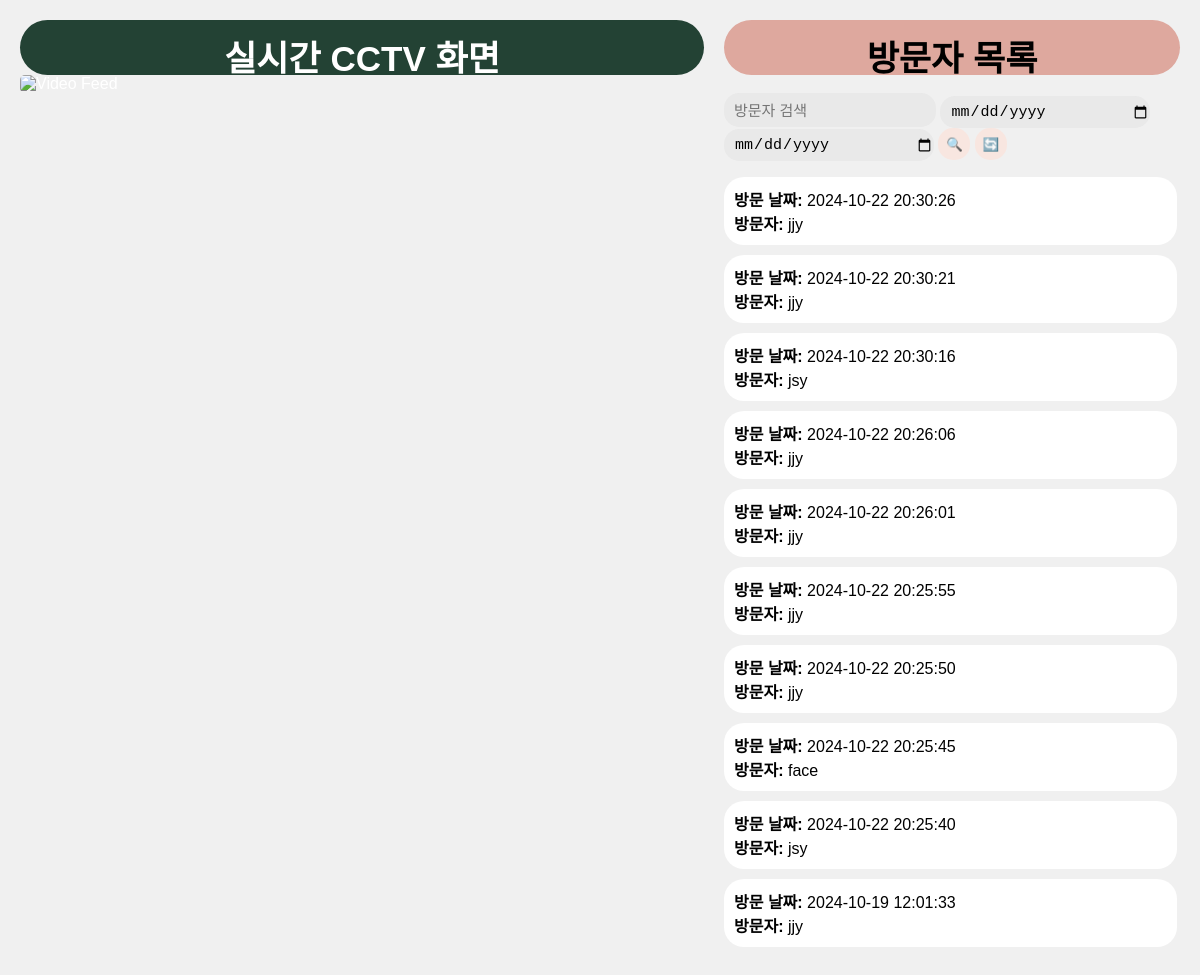
The page / on the database its author committed.
### tables this page shows
CREATE TABLE images (
    id INTEGER PRIMARY KEY AUTOINCREMENT,
    image_name TEXT NOT NULL,
    save_date TEXT NOT NULL,
    labels TEXT NOT NULL  -- 라벨을 저장할 새로운 컬럼 추가
);

### my_app_mysql.py (the view)
@app.route('/')
def index():
    conn = get_db_connection()
    images = conn.execute('SELECT * FROM images ORDER BY save_date DESC LIMIT 10').fetchall()
    conn.close()
    return render_template('index.html', images=images)

### my_app_mysql.py (called while the page is built)
def get_db_connection():
    conn = sqlite3.connect('image_data.db')
    conn.row_factory = sqlite3.Row
    return conn

### templates/index.html (shortened to what this page needs)
<!DOCTYPE html>
<html lang="ko">
<head>
    <link rel="stylesheet" href="../static/css/style.css">
</head>
<body>
    <div class="container">
        <div class="camera">
            <h1>실시간 CCTV 화면</h1>
            <img src="{{ url_for('video_feed') }}" alt="Video Feed" style="width: 100%; height: auto; border-radius: 5px;"/>
        </div>
        <div class="list">
            <h2>방문자 목록</h2>
            <form id="search-form">
                <br>
                <input type="text" name="search_query" placeholder="방문자 검색">
                <input type="date" name="start_date" placeholder="시작 날짜">
                <input type="date" name="end_date" placeholder="종료 날짜">
                <button type="submit" class="w-btn-skin"><b>🔍</b></button>
                <button class="w-btn-skin" id="refresh"><b>🔄</b></button>
            </form>
            <ul id="image-list">
                {% for image in images %}
                    <li class="image-item" data-image="{{ image[1] }}">
                        <strong>방문 날짜:</strong> {{ image[2] }} <br>
                        <strong>방문자:</strong> {{ image[3] }} <br>
                    </li>
                {% endfor %}
            </ul>
        </div>
    </div>
</body>
</html>

### static/css/style.css (style rules this page uses)
body { font-family: 'MyCustomFont', Arial, sans-serif; background-color: #f0f0f0; margin: 0; padding: 20px; }
.container { display: flex; justify-content: space-between; }
.camera { width: 60%; padding-right: 10px; color: white; border-radius: 5px; }
.list { width: 40%; padding-left: 10px; color: white; border-radius: 5px; }
h1 { margin: 0; padding: 10px; text-align: center; border-radius: 50px; background-color: #234234; height: 35px; font-size: 35px; }
h2 { margin: 0; padding: 10px; color: #000; text-align: center; border-radius: 50px; background-color: #dea89e; height: 35px; font-size: 35px; }
img { width: 100%; height: auto; border-radius: 5px; }
ul { list-style-type: none; padding: 0; }
li { width: 95%; background-color: #fff; color: #000; margin-bottom: 10px; padding: 10px; border-radius: 20px; }
input { width: 200px; height: 32px; font-size: 15px; border: 0; border-radius: 15px; outline: none; padding-left: 10px; background-color: rgb(233, 233, 233); }
.w-btn-skin { background-color: #f8e6e0; border-radius: 15px; width: 32px; height: 32px; border: none; font-family: 'MyCustomFont', Arial, sans-serif; }

### rows shown on the page
images: save_date "2024-10-22 20:30:26", labels "jjy"
images: save_date "2024-10-22 20:30:21", labels "jjy"
images: save_date "2024-10-22 20:30:16", labels "jsy"
images: save_date "2024-10-22 20:26:06", labels "jjy"
images: save_date "2024-10-22 20:26:01", labels "jjy"
images: save_date "2024-10-22 20:25:55", labels "jjy"
images: save_date "2024-10-22 20:25:50", labels "jjy"
images: save_date "2024-10-22 20:25:45", labels "face"
images: save_date "2024-10-22 20:25:40", labels "jsy"
images: save_date "2024-10-19 12:01:33", labels "jjy"
